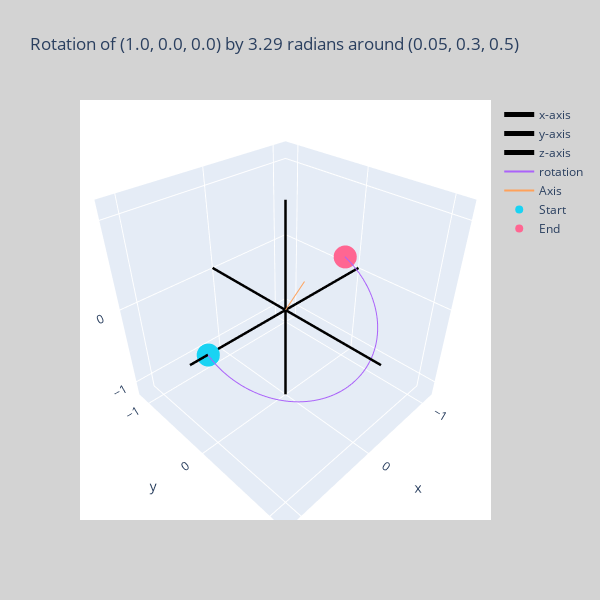

The notebook cell saved with this chart:
### Code cell
p = (1.,0.,0.)
ax = (.05, .3, .5)
ang = 3.29

myfig = make3dplotly(
f'Rotation of ({p[0]}, {p[1]}, {p[2]}) by {ang} radians around \
({ax[0]}, {ax[1]}, {ax[2]})'
)
final_point = plot_rotation_plotly(p, ax, ang, myfig, 'rotation')
display(myfig)
